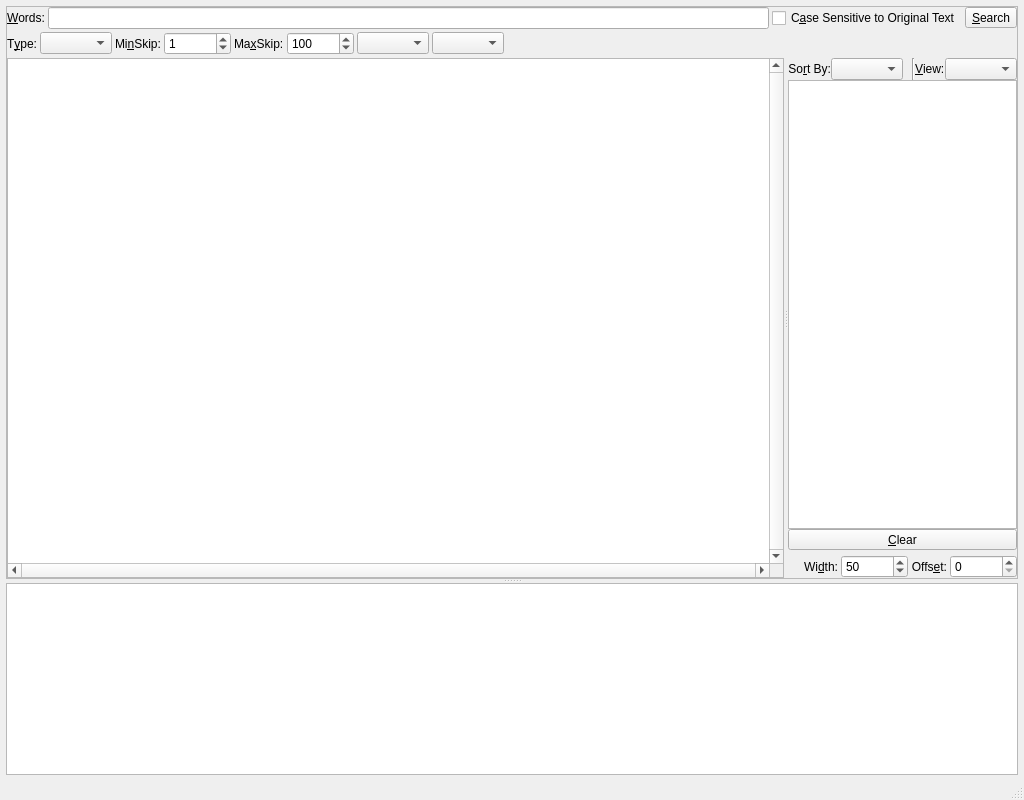
<?xml version="1.0" encoding="UTF-8"?>
<ui version="4.0">
 <comment>****************************************************************************
**
** Copyright (C) 2024-2025 Donna Whisnant, a.k.a. Dewtronics.
** Contact: http://www.dewtronics.com/
**
** This file is part of the KJVCanOpener Application as originally written
** and developed for Bethel Church, Festus, MO.
**
** GNU General Public License Usage
** This file may be used under the terms of the GNU General Public License
** version 3.0 as published by the Free Software Foundation and appearing
** in the file gpl-3.0.txt included in the packaging of this file. Please
** review the following information to ensure the GNU General Public License
** version 3.0 requirements will be met:
** http://www.gnu.org/copyleft/gpl.html.
**
** Other Usage
** Alternatively, this file may be used in accordance with the terms and
** conditions contained in a signed written agreement between you and
** Dewtronics.
**
****************************************************************************</comment>
 <class>CELSSearchMainWindow</class>
 <widget class="QMainWindow" name="CELSSearchMainWindow">
  <property name="geometry">
   <rect>
    <x>0</x>
    <y>0</y>
    <width>1024</width>
    <height>800</height>
   </rect>
  </property>
  <property name="windowTitle">
   <string>KJPBS Equidistant/Fibonacci Letter Sequence Search</string>
  </property>
  <widget class="QWidget" name="centralwidget">
   <layout class="QVBoxLayout" name="verticalLayout_2">
    <property name="spacing">
     <number>3</number>
    </property>
    <property name="leftMargin">
     <number>6</number>
    </property>
    <property name="topMargin">
     <number>6</number>
    </property>
    <property name="rightMargin">
     <number>6</number>
    </property>
    <property name="bottomMargin">
     <number>3</number>
    </property>
    <item>
     <widget class="QSplitter" name="splitterSearchLog">
      <property name="orientation">
       <enum>Qt::Vertical</enum>
      </property>
      <widget class="QFrame" name="frameLetterMatrix">
       <property name="sizePolicy">
        <sizepolicy hsizetype="Expanding" vsizetype="Expanding">
         <horstretch>10</horstretch>
         <verstretch>10</verstretch>
        </sizepolicy>
       </property>
       <property name="frameShape">
        <enum>QFrame::StyledPanel</enum>
       </property>
       <property name="frameShadow">
        <enum>QFrame::Raised</enum>
       </property>
       <layout class="QVBoxLayout" name="verticalLayout">
        <property name="spacing">
         <number>3</number>
        </property>
        <property name="leftMargin">
         <number>0</number>
        </property>
        <property name="topMargin">
         <number>0</number>
        </property>
        <property name="rightMargin">
         <number>0</number>
        </property>
        <property name="bottomMargin">
         <number>0</number>
        </property>
        <item>
         <layout class="QHBoxLayout" name="horizontalLayout">
          <item>
           <widget class="QLabel" name="lblWords">
            <property name="text">
             <string>&amp;Words:</string>
            </property>
            <property name="buddy">
             <cstring>editWords</cstring>
            </property>
           </widget>
          </item>
          <item>
           <widget class="QLineEdit" name="editWords"/>
          </item>
          <item>
           <widget class="QCheckBox" name="chkCaseSensitive">
            <property name="text">
             <string>C&amp;ase Sensitive to Original Text</string>
            </property>
           </widget>
          </item>
          <item>
           <widget class="QToolButton" name="btnSearch">
            <property name="text">
             <string>&amp;Search</string>
            </property>
           </widget>
          </item>
         </layout>
        </item>
        <item>
         <layout class="QHBoxLayout" name="horizontalLayout_2">
          <item>
           <widget class="QLabel" name="lblSearchType">
            <property name="text">
             <string>T&amp;ype:</string>
            </property>
            <property name="buddy">
             <cstring>cmbSearchType</cstring>
            </property>
           </widget>
          </item>
          <item>
           <widget class="QComboBox" name="cmbSearchType"/>
          </item>
          <item>
           <widget class="QLabel" name="lblMinSkip">
            <property name="text">
             <string>Mi&amp;nSkip:</string>
            </property>
            <property name="buddy">
             <cstring>spinMinSkip</cstring>
            </property>
           </widget>
          </item>
          <item>
           <widget class="QSpinBox" name="spinMinSkip">
            <property name="sizePolicy">
             <sizepolicy hsizetype="Preferred" vsizetype="Fixed">
              <horstretch>0</horstretch>
              <verstretch>0</verstretch>
             </sizepolicy>
            </property>
            <property name="minimum">
             <number>0</number>
            </property>
            <property name="maximum">
             <number>1000000</number>
            </property>
            <property name="value">
             <number>1</number>
            </property>
           </widget>
          </item>
          <item>
           <widget class="QLabel" name="lblMaxSkip">
            <property name="text">
             <string>Ma&amp;xSkip:</string>
            </property>
            <property name="buddy">
             <cstring>spinMaxSkip</cstring>
            </property>
           </widget>
          </item>
          <item>
           <widget class="QSpinBox" name="spinMaxSkip">
            <property name="sizePolicy">
             <sizepolicy hsizetype="Preferred" vsizetype="Fixed">
              <horstretch>0</horstretch>
              <verstretch>0</verstretch>
             </sizepolicy>
            </property>
            <property name="minimum">
             <number>0</number>
            </property>
            <property name="maximum">
             <number>1000000</number>
            </property>
            <property name="value">
             <number>100</number>
            </property>
           </widget>
          </item>
          <item>
           <widget class="QComboBox" name="cmbBookStart"/>
          </item>
          <item>
           <widget class="QComboBox" name="cmbBookEnd"/>
          </item>
          <item>
           <spacer name="horizontalSpacer">
            <property name="orientation">
             <enum>Qt::Horizontal</enum>
            </property>
            <property name="sizeHint" stdset="0">
             <size>
              <width>0</width>
              <height>20</height>
             </size>
            </property>
           </spacer>
          </item>
         </layout>
        </item>
        <item>
         <widget class="QSplitter" name="splitterELSResults">
          <property name="sizePolicy">
           <sizepolicy hsizetype="Expanding" vsizetype="Expanding">
            <horstretch>10</horstretch>
            <verstretch>10</verstretch>
           </sizepolicy>
          </property>
          <property name="orientation">
           <enum>Qt::Horizontal</enum>
          </property>
          <widget class="CLetterMatrixTableView" name="tvLetterMatrix">
           <property name="sizePolicy">
            <sizepolicy hsizetype="Expanding" vsizetype="Expanding">
             <horstretch>10</horstretch>
             <verstretch>10</verstretch>
            </sizepolicy>
           </property>
           <property name="verticalScrollBarPolicy">
            <enum>Qt::ScrollBarAlwaysOn</enum>
           </property>
           <property name="horizontalScrollBarPolicy">
            <enum>Qt::ScrollBarAlwaysOn</enum>
           </property>
           <property name="editTriggers">
            <set>QAbstractItemView::NoEditTriggers</set>
           </property>
           <property name="tabKeyNavigation">
            <bool>false</bool>
           </property>
           <property name="dragEnabled">
            <bool>true</bool>
           </property>
           <property name="dragDropMode">
            <enum>QAbstractItemView::DragOnly</enum>
           </property>
           <property name="gridStyle">
            <enum>Qt::DashLine</enum>
           </property>
           <property name="wordWrap">
            <bool>false</bool>
           </property>
           <attribute name="horizontalHeaderVisible">
            <bool>false</bool>
           </attribute>
           <attribute name="verticalHeaderVisible">
            <bool>false</bool>
           </attribute>
          </widget>
          <widget class="QFrame" name="frameELSResults">
           <property name="sizePolicy">
            <sizepolicy hsizetype="MinimumExpanding" vsizetype="Expanding">
             <horstretch>0</horstretch>
             <verstretch>0</verstretch>
            </sizepolicy>
           </property>
           <property name="frameShape">
            <enum>QFrame::NoFrame</enum>
           </property>
           <layout class="QGridLayout" name="gridELSResults">
            <property name="leftMargin">
             <number>0</number>
            </property>
            <property name="topMargin">
             <number>0</number>
            </property>
            <property name="rightMargin">
             <number>0</number>
            </property>
            <property name="bottomMargin">
             <number>0</number>
            </property>
            <property name="spacing">
             <number>0</number>
            </property>
            <item row="0" column="0">
             <widget class="QLabel" name="lblSortBy">
              <property name="text">
               <string>So&amp;rt By:</string>
              </property>
              <property name="alignment">
               <set>Qt::AlignRight|Qt::AlignTrailing|Qt::AlignVCenter</set>
              </property>
              <property name="buddy">
               <cstring>cmbSortOrder</cstring>
              </property>
             </widget>
            </item>
            <item row="0" column="1">
             <widget class="QComboBox" name="cmbSortOrder">
              <property name="sizePolicy">
               <sizepolicy hsizetype="MinimumExpanding" vsizetype="Fixed">
                <horstretch>0</horstretch>
                <verstretch>0</verstretch>
               </sizepolicy>
              </property>
             </widget>
            </item>
            <item row="0" column="2">
             <spacer name="horizontalSpacer_2">
              <property name="orientation">
               <enum>Qt::Horizontal</enum>
              </property>
              <property name="sizeHint" stdset="0">
               <size>
                <width>0</width>
                <height>20</height>
               </size>
              </property>
             </spacer>
            </item>
            <item row="0" column="3">
             <widget class="Line" name="line">
              <property name="orientation">
               <enum>Qt::Vertical</enum>
              </property>
             </widget>
            </item>
            <item row="0" column="4">
             <widget class="QLabel" name="lblView">
              <property name="text">
               <string>&amp;View:</string>
              </property>
              <property name="buddy">
               <cstring>cmbLetterCase</cstring>
              </property>
             </widget>
            </item>
            <item row="0" column="5">
             <widget class="QComboBox" name="cmbLetterCase"/>
            </item>
            <item row="1" column="0" colspan="6">
             <widget class="QTableView" name="tvELSResults">
              <property name="sizePolicy">
               <sizepolicy hsizetype="MinimumExpanding" vsizetype="Expanding">
                <horstretch>0</horstretch>
                <verstretch>0</verstretch>
               </sizepolicy>
              </property>
              <property name="horizontalScrollBarPolicy">
               <enum>Qt::ScrollBarAlwaysOff</enum>
              </property>
              <property name="sizeAdjustPolicy">
               <enum>QAbstractScrollArea::AdjustToContents</enum>
              </property>
              <property name="editTriggers">
               <set>QAbstractItemView::NoEditTriggers</set>
              </property>
              <property name="tabKeyNavigation">
               <bool>false</bool>
              </property>
              <property name="dragEnabled">
               <bool>true</bool>
              </property>
              <property name="dragDropMode">
               <enum>QAbstractItemView::DragOnly</enum>
              </property>
              <attribute name="horizontalHeaderHighlightSections">
               <bool>false</bool>
              </attribute>
              <attribute name="verticalHeaderVisible">
               <bool>false</bool>
              </attribute>
              <attribute name="verticalHeaderHighlightSections">
               <bool>false</bool>
              </attribute>
             </widget>
            </item>
            <item row="2" column="0" colspan="6">
             <widget class="QToolButton" name="btnClear">
              <property name="sizePolicy">
               <sizepolicy hsizetype="MinimumExpanding" vsizetype="Fixed">
                <horstretch>0</horstretch>
                <verstretch>0</verstretch>
               </sizepolicy>
              </property>
              <property name="text">
               <string>&amp;Clear</string>
              </property>
             </widget>
            </item>
            <item row="3" column="0" colspan="6">
             <spacer name="verticalSpacer">
              <property name="orientation">
               <enum>Qt::Vertical</enum>
              </property>
              <property name="sizeType">
               <enum>QSizePolicy::Fixed</enum>
              </property>
              <property name="sizeHint" stdset="0">
               <size>
                <width>20</width>
                <height>5</height>
               </size>
              </property>
             </spacer>
            </item>
            <item row="4" column="0" colspan="6">
             <widget class="QFrame" name="frameMatrixFormat">
              <property name="sizePolicy">
               <sizepolicy hsizetype="MinimumExpanding" vsizetype="Minimum">
                <horstretch>0</horstretch>
                <verstretch>0</verstretch>
               </sizepolicy>
              </property>
              <property name="frameShape">
               <enum>QFrame::NoFrame</enum>
              </property>
              <layout class="QHBoxLayout" name="horizontalLayout_3">
               <property name="spacing">
                <number>3</number>
               </property>
               <property name="leftMargin">
                <number>0</number>
               </property>
               <property name="topMargin">
                <number>0</number>
               </property>
               <property name="rightMargin">
                <number>0</number>
               </property>
               <property name="bottomMargin">
                <number>0</number>
               </property>
               <item>
                <spacer name="horizontalSpacer_3">
                 <property name="orientation">
                  <enum>Qt::Horizontal</enum>
                 </property>
                 <property name="sizeHint" stdset="0">
                  <size>
                   <width>0</width>
                   <height>20</height>
                  </size>
                 </property>
                </spacer>
               </item>
               <item>
                <widget class="QLabel" name="lblWidth">
                 <property name="text">
                  <string>Wi&amp;dth:</string>
                 </property>
                 <property name="alignment">
                  <set>Qt::AlignRight|Qt::AlignTrailing|Qt::AlignVCenter</set>
                 </property>
                 <property name="buddy">
                  <cstring>spinWidth</cstring>
                 </property>
                </widget>
               </item>
               <item>
                <widget class="QSpinBox" name="spinWidth">
                 <property name="sizePolicy">
                  <sizepolicy hsizetype="Preferred" vsizetype="Fixed">
                   <horstretch>0</horstretch>
                   <verstretch>0</verstretch>
                  </sizepolicy>
                 </property>
                 <property name="minimum">
                  <number>2</number>
                 </property>
                 <property name="maximum">
                  <number>1000000</number>
                 </property>
                 <property name="value">
                  <number>50</number>
                 </property>
                </widget>
               </item>
               <item>
                <widget class="QLabel" name="lblOffset">
                 <property name="text">
                  <string>Offs&amp;et:</string>
                 </property>
                 <property name="alignment">
                  <set>Qt::AlignRight|Qt::AlignTrailing|Qt::AlignVCenter</set>
                 </property>
                 <property name="buddy">
                  <cstring>spinOffset</cstring>
                 </property>
                </widget>
               </item>
               <item>
                <widget class="QSpinBox" name="spinOffset">
                 <property name="sizePolicy">
                  <sizepolicy hsizetype="Preferred" vsizetype="Fixed">
                   <horstretch>0</horstretch>
                   <verstretch>0</verstretch>
                  </sizepolicy>
                 </property>
                 <property name="minimum">
                  <number>0</number>
                 </property>
                 <property name="maximum">
                  <number>1000000</number>
                 </property>
                 <property name="value">
                  <number>0</number>
                 </property>
                </widget>
               </item>
              </layout>
             </widget>
            </item>
           </layout>
          </widget>
         </widget>
        </item>
       </layout>
      </widget>
      <widget class="QPlainTextEdit" name="editSearchLog">
       <property name="readOnly">
        <bool>true</bool>
       </property>
       <property name="textInteractionFlags">
        <set>Qt::TextSelectableByKeyboard|Qt::TextSelectableByMouse</set>
       </property>
      </widget>
     </widget>
    </item>
   </layout>
  </widget>
  <widget class="QMenuBar" name="menuBar">
   <property name="geometry">
    <rect>
     <x>0</x>
     <y>0</y>
     <width>1024</width>
     <height>22</height>
    </rect>
   </property>
  </widget>
  <widget class="QStatusBar" name="statusBar"/>
 </widget>
 <customwidgets>
  <customwidget>
   <class>CLetterMatrixTableView</class>
   <extends>QTableView</extends>
   <header>ELSSearchMainWindow.h</header>
  </customwidget>
 </customwidgets>
 <tabstops>
  <tabstop>editSearchLog</tabstop>
  <tabstop>editWords</tabstop>
  <tabstop>chkCaseSensitive</tabstop>
  <tabstop>btnSearch</tabstop>
  <tabstop>cmbSearchType</tabstop>
  <tabstop>spinMinSkip</tabstop>
  <tabstop>spinMaxSkip</tabstop>
  <tabstop>cmbBookStart</tabstop>
  <tabstop>cmbBookEnd</tabstop>
  <tabstop>tvLetterMatrix</tabstop>
  <tabstop>tvELSResults</tabstop>
  <tabstop>cmbSortOrder</tabstop>
  <tabstop>cmbLetterCase</tabstop>
  <tabstop>btnClear</tabstop>
  <tabstop>spinWidth</tabstop>
  <tabstop>spinOffset</tabstop>
 </tabstops>
 <resources/>
 <connections/>
</ui>
